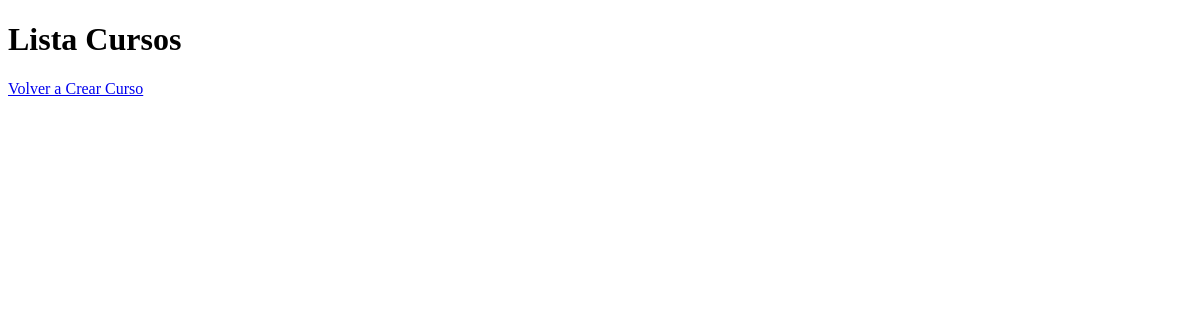
Before: /app1/curso_list/ with the older database file.
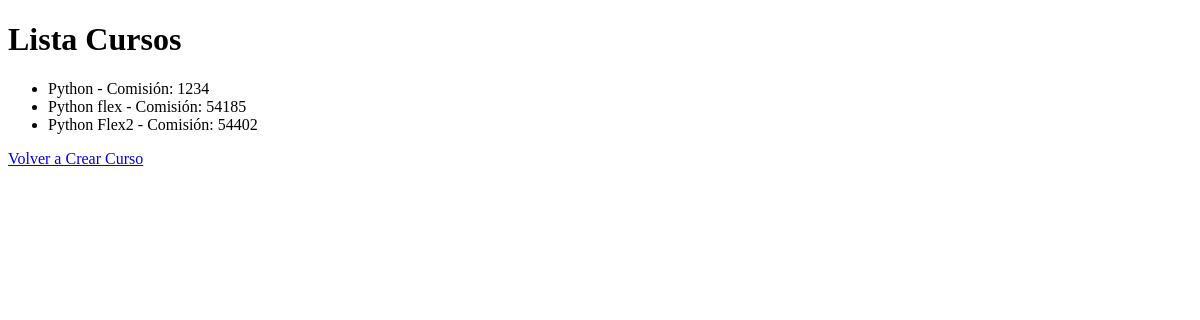
After: the same page with the newer database file.
### app1/models.py (models this page shows)
class Curso(models.Model):
    nombre = models.CharField(max_length=100)
    numero_comision = models.IntegerField()

### app1/views.py (the view)
# urls.py: path("curso_list/", views.curso_list, name="curso_list",),
def curso_list(request):
    curso = Curso.objects.all()
    return render(request, 'curso_list.html', {'curso': curso})

### app1/templates/curso_list.html (shortened to what this page needs)
<!DOCTYPE html>
<html lang="en">
  <head>
  </head>
  <body>
    <h1>Lista Cursos</h1>
    <ul>
      {% for c in curso %}
      <li>{{c.nombre}} - Comisión: {{c.numero_comision}}</li>
      {% endfor %}
    </ul>
    <a href="{% url 'app1:curso_create' %}">Volver a Crear Curso</a>
  </body>
</html>

Changed rows visible on the page:
added Curso: nombre "Python", numero_comision "1234"
added Curso: nombre "Python flex", numero_comision "54185"
added Curso: nombre "Python Flex2", numero_comision "54402"
